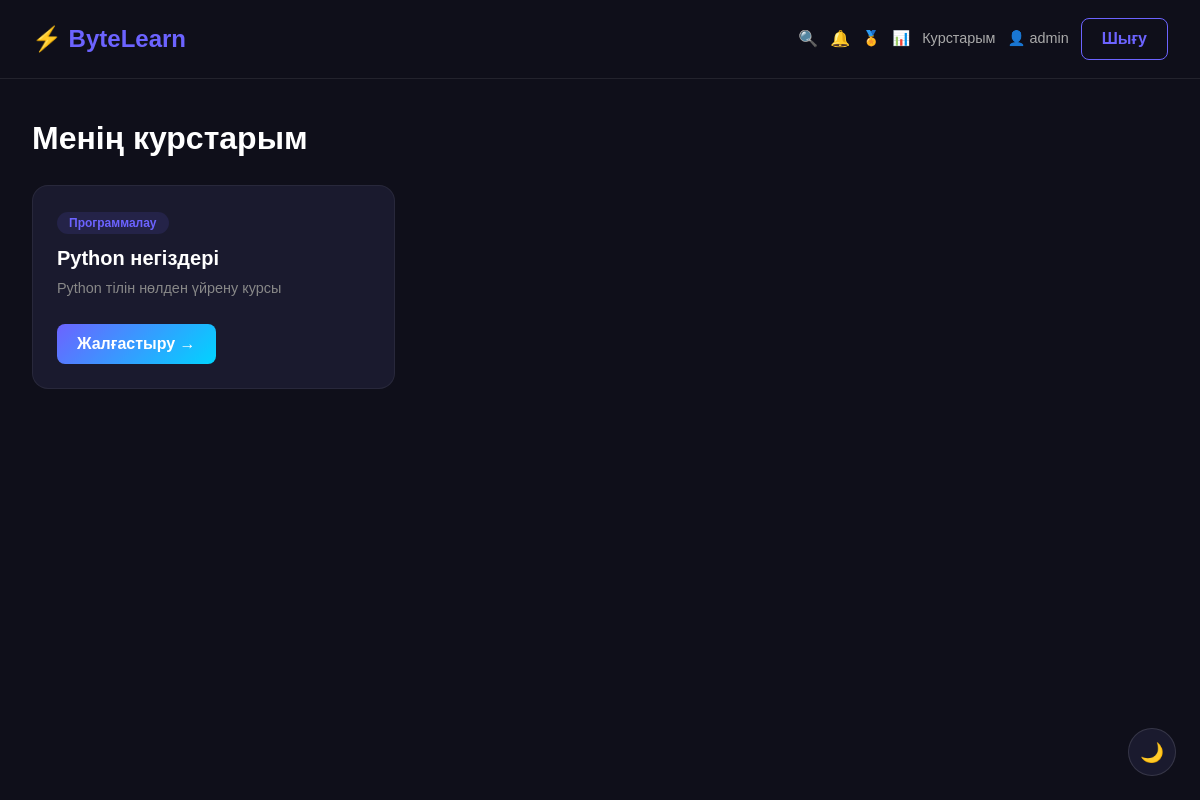
Page /my-courses/ (signed in) on the committed database.
### courses/models.py (models this page shows, shortened)
class Enrollment(models.Model):
    user = models.ForeignKey(User, on_delete=models.CASCADE)
    course = models.ForeignKey(Course, on_delete=models.CASCADE)
    enrolled_at = models.DateTimeField(auto_now_add=True)
    class Meta:
        unique_together = ('user', 'course')

class Course(models.Model):
    LEVEL_CHOICES = [
        ('beginner', 'Бастаушы'),
        ('intermediate', 'Орташа'),
        ('advanced', 'Кәсіби'),
    ]
    title = models.CharField(max_length=200)
    description = models.TextField()
    category = models.ForeignKey(Category, on_delete=models.CASCADE)
    price = models.DecimalField(max_digits=8, decimal_places=2)
    image = models.ImageField(upload_to='courses/', blank=True, null=True)
    level = models.CharField(max_length=20, choices=LEVEL_CHOICES, default='beginner')
    created_at = models.DateTimeField(auto_now_add=True)

class Category(models.Model):
    name = models.CharField(max_length=100)
    def __str__(self):
        return self.name

### courses/views.py (the view)
# urls.py: path('my-courses/', views.my_courses, name='my_courses'),
@login_required
def my_courses(request):
    enrollments = Enrollment.objects.filter(user=request.user).select_related('course')
    return render(request, 'my_courses.html', {'enrollments': enrollments})

### templates/my_courses.html
{% extends 'base.html' %}
{% block content %}
<h2 style="font-weight:800; margin-bottom:28px;">Менің курстарым</h2>
<div class="row g-4">
    {% for enrollment in enrollments %}
    <div class="col-md-4">
        <div class="course-card p-4 h-100">
            <span class="badge-cat">{{ enrollment.course.category }}</span>
            <h5 style="font-weight:700; margin-top:12px;">{{ enrollment.course.title }}</h5>
            <p style="color:#888; font-size:0.9rem;">{{ enrollment.course.description|truncatewords:12 }}</p>
            <a href="{% url 'lesson_list' enrollment.course.pk %}" class="btn btn-glow mt-2" style="padding:8px 20px;">
                Жалғастыру →
            </a>
        </div>
    </div>
    {% empty %}
    <div style="color:#666; text-align:center; padding:60px;">
        Әзірше курс жоқ. <a href="/" style="color:#6c63ff;">Курстарды қарау</a>
    </div>
    {% endfor %}
</div>
{% endblock %}

### templates/base.html (shortened to what this page needs)
<!DOCTYPE html>
<html lang="kk">
<head>
    <link href="https://cdn.jsdelivr.net/npm/bootstrap@5.3.0/dist/css/bootstrap.min.css" rel="stylesheet">
</head>
<body>
    <nav class="navbar">
        <a class="navbar-brand" href="/">⚡ ByteLearn</a>
        <div style="display:flex; align-items:center; gap:12px;">
            <a href="/search/?q=" style="color:#aaa; text-decoration:none;">🔍</a>
          {% if user.is_authenticated %}
    {% with unread=user.notification_set.filter %}
    <a href="{% url 'mark_notifications_read' %}" style="position:relative; text-decoration:none;">
        🔔
    </a>
    {% endwith %}
    <a href="{% url 'achievements' %}" style="color:#aaa; text-decoration:none; font-size:0.9rem;">🏅</a>
    <a href="/dashboard/" style="color:#aaa; text-decoration:none; font-size:0.9rem;">📊</a>
    <a href="/my-courses/" style="color:#aaa; text-decoration:none; font-size:0.9rem;">Курстарым</a>
    <a href="/profile/" style="color:#aaa; text-decoration:none; font-size:0.9rem;">👤 {{ user.username }}</a>
    <a href="/logout/" class="btn-outline-glow">Шығу</a>
{% else %}
    <a href="/login/" class="btn-outline-glow">Кіру</a>
    <a href="/register/" class="btn-glow">Тіркелу</a>
{% endif %}
        </div>
    </nav>
    <div class="main-content">
        {% block content %}{% endblock %}
    </div>
<button onclick="toggleTheme()" id="themeBtn" style="position:fixed; bottom:24px; right:24px; width:48px; height:48px; border-radius:50%; background:#1a1a2e; border:1px solid #ffffff20; color:#fff; font-size:1.2rem; cursor:pointer; z-index:999;">🌙</button>
</body>
</html>

### templates/base.html (style rules this page uses)
* { font-family: Arial, sans-serif; }
body { background: #0f0f1a; color: #fff; margin: 0; }
.navbar { background: #0f0f1a; border-bottom: 1px solid #ffffff15; padding: 16px 32px; display: flex; justify-content: space-between; align-items: center; }
.navbar-brand { font-size: 1.5rem; font-weight: 800; color: #6c63ff; text-decoration: none; }
.btn-glow { background: linear-gradient(135deg, #6c63ff, #00d4ff); border: none; color: #fff; font-weight: 600; padding: 8px 20px; border-radius: 8px; cursor: pointer; text-decoration: none; display: inline-block; }
.btn-outline-glow { border: 1px solid #6c63ff; color: #6c63ff; background: transparent; font-weight: 600; padding: 8px 20px; border-radius: 8px; text-decoration: none; display: inline-block; }
.course-card { background: #1a1a2e; border: 1px solid #ffffff10; border-radius: 16px; transition: all 0.3s; }
.badge-cat { background: #6c63ff20; color: #6c63ff; border-radius: 20px; padding: 4px 12px; font-size: 0.75rem; font-weight: 600; }
.main-content { padding: 40px 32px; }

### rows in the picture
Enrollment: course.category "Программалау", course "Python негіздері", course.description "Python тілін нөлден үйрену курсы"

### other values in the picture
{{ user.username }} "admin"
